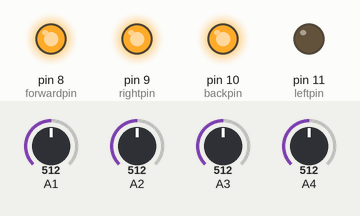
This sketch was run on a simulated Arduino Uno, built with avr-gcc and run on an emulated ATmega328P. On the bench: output pins drawn as LEDs (lit = HIGH). The inputs (shaded band) are chosen by the test bench; at power-on: A4 = 512, A1 = 512, A2 = 512, A3 = 512.

Above: at 1.2 s.
1.3 s: A4 set to 716
At 2.5 s:
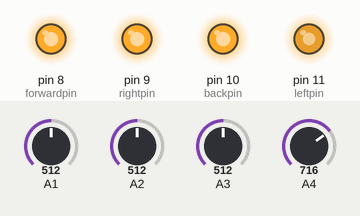
2.8 s: A4 set to 306
At 4.1 s:
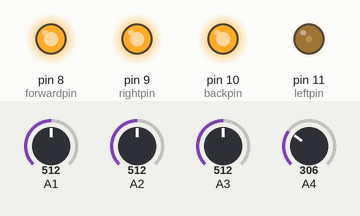
Timing chart, 0 to 5.8 s (numbered marks = the images above; inputs shaded):
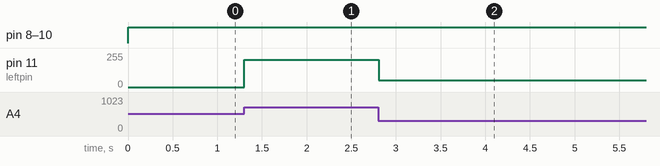

The sketch:

sketch_OBSTACLE_AVOIDANCE_SENSORS.ino
```cpp
int forwardpin=8,rightpin=9,backpin=10,leftpin=11;
int F1,R2,B3,L4;
int SF1=120;
int SR2=120;
int SB3=120;
int SL4=120;
void setup() {
pinMode(A1,INPUT);
pinMode(A2,INPUT);
pinMode(A3,INPUT);
pinMode(A4,INPUT);
pinMode(8,OUTPUT);
pinMode(9,OUTPUT);
pinMode(10,OUTPUT);
pinMode(11,OUTPUT);
Serial.begin(9600);
}
void loop(){
F1=analogRead(A1);
R2=analogRead(A2);
B3=analogRead(A3);
L4=analogRead(A4);
printf("%d %d %d %d\n",F1,R2,B3,L4);
if(F1>SF1)
{
  analogWrite(forwardpin,F1);
}

if(R2>SR2)
{
  analogWrite(rightpin,R2);
}

if(B3>SB3)
{
  analogWrite(backpin,B3);
}

if(L4>SL4)
{
  analogWrite(leftpin,L4);
}
delay(10);
}
```

Measured:
- after the input at 1.3 s, pin 11 (leftpin): 0/255 → 204/255 at once
- after the input at 2.8 s, pin 11 (leftpin): 204/255 → 50/255 at once
